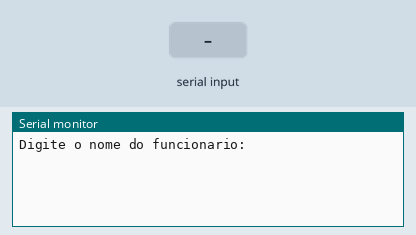
Recording of a sketch running on a simulated Arduino Uno, built with avr-gcc and run on an emulated ATmega328P. Parts: the last lines printed to the serial monitor. Inputs (shaded band) come from the test bench.

Above: at 1.2 s.
1.3 s: "90,45\n" received over Serial
At 2.5 s:
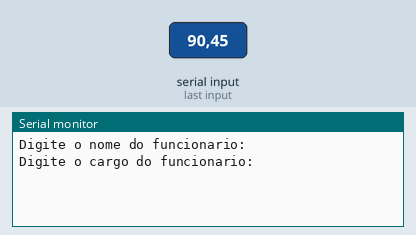
3.3 s: "30,150\n" received over Serial
At 5.0 s:
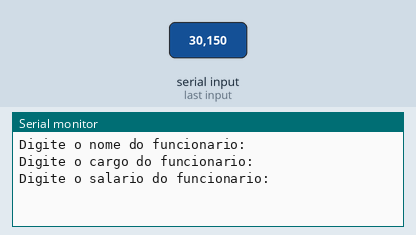
5.3 s: "5\n" received over Serial
At 6.0 s:
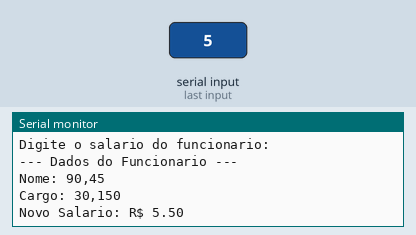

The sketch:

lpmb_ex071.ino
```cpp
String nome = "";
String cargo = "";
float salario = 0;
float novoSalario = 0;

void setup() {
  Serial.begin(9600);
}

void loop() {
  // Entrada do nome
  Serial.println("Digite o nome do funcionario:");
  while (!Serial.available());
  nome = Serial.readStringUntil('\n');

  delay(500);

  // Entrada do cargo
  Serial.println("Digite o cargo do funcionario:");
  while (!Serial.available());
  cargo = Serial.readStringUntil('\n');

  delay(500);

  // Entrada do salário
  Serial.println("Digite o salario do funcionario:");
  while (!Serial.available());
  salario = Serial.parseFloat();

  // Processamento
  novoSalario = salario * 1.10; // Aumento de 10%

  // Saída
  Serial.println("\n--- Dados do Funcionario ---");
  Serial.println("Nome: " + nome);
  Serial.println("Cargo: " + cargo);
  Serial.print("Novo Salario: R$ ");
  Serial.println(novoSalario, 2); // 2 casas decimais

  while (1); // Para o programa após uma execução
}
```

Measured:
- after the input at 1.3 s, the serial monitor: prints a new line after 0.51 s (image 1)
- after the input at 3.3 s, the serial monitor: prints a new line after 0.51 s (image 2)
- after the input at 5.3 s, the serial monitor: prints a new line at once (image 3)
